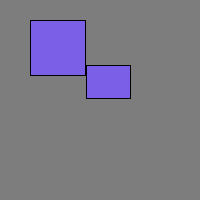
Frame 1 (no input)
Frame 2 (the mouse pressed at the canvas centre, redrawn once): identical to frame 1, image omitted

The Processing sketch that drew this single still picture (run headless with seeded random() and noise(); the mouse was pressed at the canvas centre and the sketch redrawn once):

// Processing sketch: test
// ── test.pde
void setup()
{
  size(200,200);
  background(125);
  fill(255);
  noLoop();
}

void draw(){  
  fill(123,95,230);
  rect(30,20,55,55);
  rect(86,65,44,33);
}
